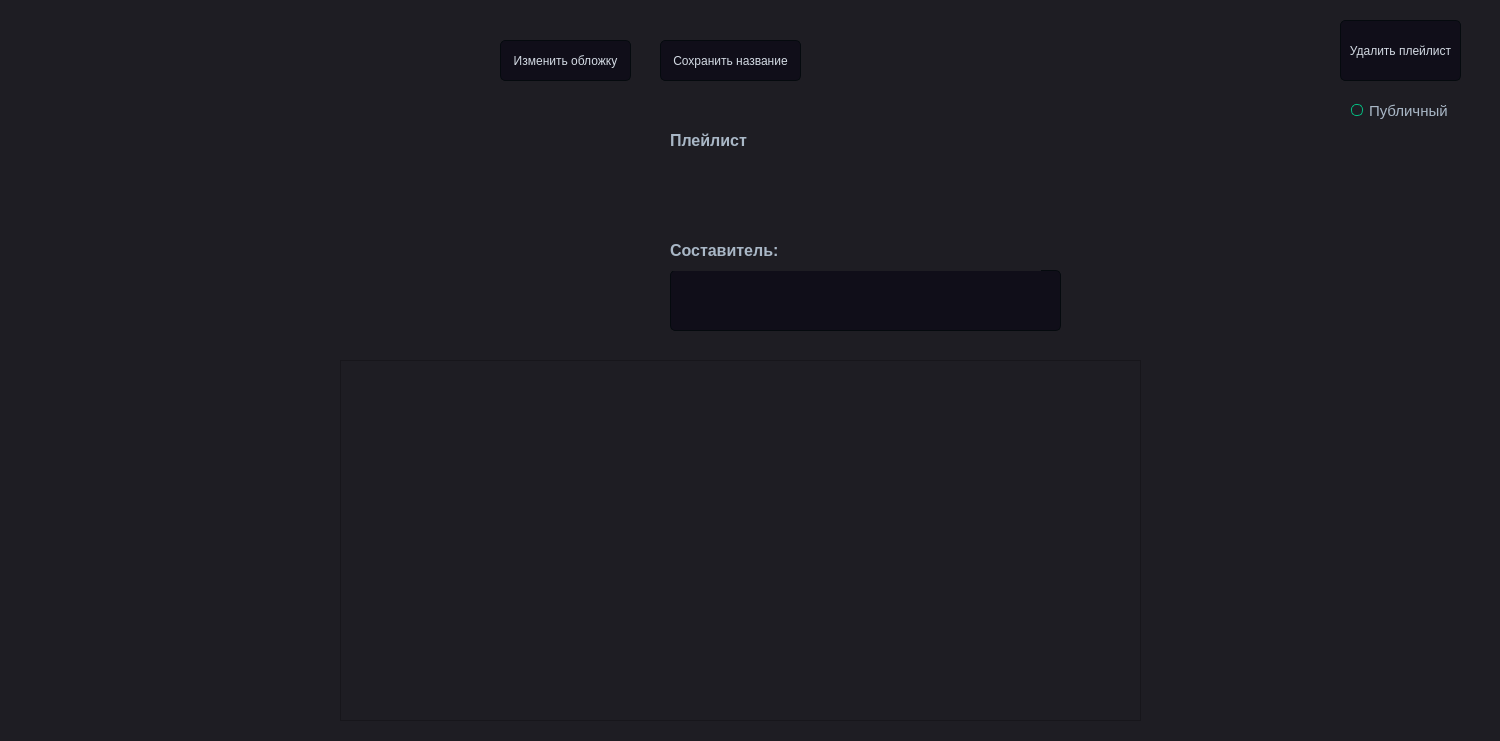
<?xml version="1.0" encoding="UTF-8"?>
<ui version="4.0">
 <class>PlaylistFragment</class>
 <widget class="QFrame" name="PlaylistFragment">
  <property name="geometry">
   <rect>
    <x>0</x>
    <y>0</y>
    <width>1500</width>
    <height>741</height>
   </rect>
  </property>
  <property name="minimumSize">
   <size>
    <width>1500</width>
    <height>741</height>
   </size>
  </property>
  <property name="maximumSize">
   <size>
    <width>1500</width>
    <height>741</height>
   </size>
  </property>
  <property name="windowTitle">
   <string>Frame</string>
  </property>
  <property name="styleSheet">
   <string notr="true">QFrame {
	background-color:#1e1d23;
}
QWidget {
	background-color:#1e1d23;
}
QMainWindow {
	background-color:#1e1d23;
}
QDialog {
	background-color:#1e1d23;
}
QColorDialog {
	background-color:#1e1d23;
}
QTextEdit {
	background-color:#1e1d23;
	color: #a9b7c6;
}
QPlainTextEdit {
	selection-background-color:#007b50;
	background-color:#1e1d23;
	border-style: solid;
	border-top-color: transparent;
	border-right-color: transparent;
	border-left-color: transparent;
	border-bottom-color: transparent;
	border-width: 1px;
	color: #a9b7c6;
}
QPushButton{
	border-style: solid;
	border-top-color: transparent;
	border-right-color: transparent;
	border-left-color: transparent;
	border-bottom-color: transparent;
	border-width: 1px;
	border-style: solid;
	color: #a9b7c6;
	padding: 2px;
	background-color: #1e1d23;
}
QPushButton::default{
	border-style: inset;
	border-top-color: transparent;
	border-right-color: transparent;
	border-left-color: transparent;
	border-bottom-color: #04b97f;
	border-width: 1px;
	color: #a9b7c6;
	padding: 2px;
	background-color: #1e1d23;
}
QToolButton {
	border-style: solid;
	border-top-color: transparent;
	border-right-color: transparent;
	border-left-color: transparent;
	border-bottom-color: #04b97f;
	border-bottom-width: 1px;
	border-style: solid;
	color: #a9b7c6;
	padding: 2px;
	background-color: #1e1d23;
}
QToolButton:hover{
	border-style: solid;
	border-top-color: transparent;
	border-right-color: transparent;
	border-left-color: transparent;
	border-bottom-color: #37efba;
	border-bottom-width: 2px;
	border-style: solid;
	color: #FFFFFF;
	padding-bottom: 1px;
	background-color: #1e1d23;
}
QPushButton:hover{
	border-style: solid;
	border-top-color: transparent;
	border-right-color: transparent;
	border-left-color: transparent;
	border-bottom-color: #37efba;
	border-bottom-width: 1px;
	border-style: solid;
	color: #FFFFFF;
	padding-bottom: 2px;
	background-color: #1e1d23;
}
QPushButton:pressed{
	border-style: solid;
	border-top-color: transparent;
	border-right-color: transparent;
	border-left-color: transparent;
	border-bottom-color: #37efba;
	border-bottom-width: 2px;
	border-style: solid;
	color: #37efba;
	padding-bottom: 1px;
	background-color: #1e1d23;
}
QPushButton:disabled{
	border-style: solid;
	border-top-color: transparent;
	border-right-color: transparent;
	border-left-color: transparent;
	border-bottom-color: #808086;
	border-bottom-width: 2px;
	border-style: solid;
	color: #808086;
	padding-bottom: 1px;
	background-color: #1e1d23;
}
QLineEdit {
	border-width: 1px; border-radius: 4px;
	border-color: rgb(58, 58, 58);
	border-style: inset;
	padding: 0 8px;
	color: #a9b7c6;
	background:#1e1d23;
	selection-background-color:#007b50;
	selection-color: #FFFFFF;
}
QLabel {
	color: #a9b7c6;
}
QLCDNumber {
	color: #37e6b4;
}
QProgressBar {
	text-align: center;
	color: rgb(240, 240, 240);
	border-width: 1px; 
	border-radius: 10px;
	border-color: rgb(58, 58, 58);
	border-style: inset;
	background-color:#1e1d23;
}
QProgressBar::chunk {
	background-color: #04b97f;
	border-radius: 5px;
}
QMenuBar {
	background-color: #1e1d23;
}
QMenuBar::item {
	color: #a9b7c6;
  	spacing: 3px;
  	padding: 1px 4px;
  	background: #1e1d23;
}

QMenuBar::item:selected {
  	background:#1e1d23;
	color: #FFFFFF;
}
QMenu::item:selected {
	border-style: solid;
	border-top-color: transparent;
	border-right-color: transparent;
	border-left-color: #04b97f;
	border-bottom-color: transparent;
	border-left-width: 2px;
	color: #FFFFFF;
	padding-left:15px;
	padding-top:4px;
	padding-bottom:4px;
	padding-right:7px;
	background-color: #1e1d23;
}
QMenu::item {
	border-style: solid;
	border-top-color: transparent;
	border-right-color: transparent;
	border-left-color: transparent;
	border-bottom-color: transparent;
	border-bottom-width: 1px;
	border-style: solid;
	color: #a9b7c6;
	padding-left:17px;
	padding-top:4px;
	padding-bottom:4px;
	padding-right:7px;
	background-color: #1e1d23;
}
QMenu{
	background-color:#1e1d23;
}
QTabWidget {
	color:rgb(0,0,0);
	background-color:#1e1d23;
}
QTabWidget::pane {
		border-color: rgb(77,77,77);
		background-color:#1e1d23;
		border-style: solid;
		border-width: 1px;
    	border-radius: 6px;
}
QTabBar::tab {
	border-style: solid;
	border-top-color: transparent;
	border-right-color: transparent;
	border-left-color: transparent;
	border-bottom-color: transparent;
	border-bottom-width: 1px;
	border-style: solid;
	color: #808086;
	padding: 3px;
	margin-left:3px;
	background-color: #1e1d23;
}
QTabBar::tab:selected, QTabBar::tab:last:selected, QTabBar::tab:hover {
  	border-style: solid;
	border-top-color: transparent;
	border-right-color: transparent;
	border-left-color: transparent;
	border-bottom-color: #04b97f;
	border-bottom-width: 2px;
	border-style: solid;
	color: #FFFFFF;
	padding-left: 3px;
	padding-bottom: 2px;
	margin-left:3px;
	background-color: #1e1d23;
}

QCheckBox {
	color: #a9b7c6;
	padding: 2px;
}
QCheckBox:disabled {
	color: #808086;
	padding: 2px;
}

QCheckBox:hover {
	border-radius:4px;
	border-style:solid;
	padding-left: 1px;
	padding-right: 1px;
	padding-bottom: 1px;
	padding-top: 1px;
	border-width:1px;
	border-color: rgb(87, 97, 106);
	background-color:#1e1d23;
}
QCheckBox::indicator:checked {

	height: 10px;
	width: 10px;
	border-style:solid;
	border-width: 1px;
	border-color: #04b97f;
	color: #a9b7c6;
	background-color: #04b97f;
}
QCheckBox::indicator:unchecked {

	height: 10px;
	width: 10px;
	border-style:solid;
	border-width: 1px;
	border-color: #04b97f;
	color: #a9b7c6;
	background-color: transparent;
}
QRadioButton {
	color: #a9b7c6;
	background-color: #1e1d23;
	padding: 1px;
}
QRadioButton::indicator:checked {
	height: 10px;
	width: 10px;
	border-style:solid;
	border-radius:5px;
	border-width: 1px;
	border-color: #04b97f;
	color: #a9b7c6;
	background-color: #04b97f;
}
QRadioButton::indicator:!checked {
	height: 10px;
	width: 10px;
	border-style:solid;
	border-radius:5px;
	border-width: 1px;
	border-color: #04b97f;
	color: #a9b7c6;
	background-color: transparent;
}
QStatusBar {
	color:#027f7f;
}
QSpinBox {
	color: #a9b7c6;	
	background-color: #1e1d23;
}
QDoubleSpinBox {
	color: #a9b7c6;	
	background-color: #1e1d23;
}
QTimeEdit {
	color: #a9b7c6;	
	background-color: #1e1d23;
}
QDateTimeEdit {
	color: #a9b7c6;	
	background-color: #1e1d23;
}
QDateEdit {
	color: #a9b7c6;	
	background-color: #1e1d23;
}
QComboBox {
	color: #a9b7c6;	
	background: #1e1d23;
}
QComboBox:editable {
	background: #1e1d23;
	color: #a9b7c6;
	selection-background-color: #1e1d23;
}
QComboBox QAbstractItemView {
	color: #a9b7c6;	
	background: #1e1d23;
	selection-color: #FFFFFF;
	selection-background-color: #1e1d23;
}
QComboBox:!editable:on, QComboBox::drop-down:editable:on {
	color: #a9b7c6;	
	background: #1e1d23;
}
QFontComboBox {
	color: #a9b7c6;	
	background-color: #1e1d23;
}
QToolBox {
	color: #a9b7c6;
	background-color: #1e1d23;
}
QToolBox::tab {
	color: #a9b7c6;
	background-color: #1e1d23;
}
QToolBox::tab:selected {
	color: #FFFFFF;
	background-color: #1e1d23;
}
QScrollArea {
	color: #FFFFFF;
	background-color: #1e1d23;
}
QSlider::groove:horizontal {
	height: 5px;
	background: #04b97f;
}
QSlider::groove:vertical {
	width: 5px;
	background: #04b97f;
}
QSlider::handle:horizontal {
	background: qlineargradient(x1:0, y1:0, x2:1, y2:1, stop:0 #b4b4b4, stop:1 #8f8f8f);
	border: 1px solid #5c5c5c;
	width: 14px;
	margin: -5px 0;
	border-radius: 7px;
}
QSlider::handle:vertical {
	background: qlineargradient(x1:1, y1:1, x2:0, y2:0, stop:0 #b4b4b4, stop:1 #8f8f8f);
	border: 1px solid #5c5c5c;
	height: 14px;
	margin: 0 -5px;
	border-radius: 7px;
}
QSlider::add-page:horizontal {
    background: white;
}
QSlider::add-page:vertical {
    background: white;
}
QSlider::sub-page:horizontal {
    background: #04b97f;
}
QSlider::sub-page:vertical {
    background: #04b97f;
}

QPushButton{
	border-style: solid;
	border-color: #050a0e;
	border-width: 1px;
	border-radius: 5px;
	color: #d3dae3;
	padding: 2px;
	background-color: #100E19;
}
QPushButton::default{
	border-style: solid;
	border-color: #050a0e;
	border-width: 1px;
	border-radius: 5px;
	color: #FFFFFF;
	padding: 2px;
	background-color: #151a1e;
}
QPushButton:hover{
	border-style: solid;
	border-top-color: qlineargradient(spread:pad, x1:0, y1:1, x2:1, y2:1, stop:0 #C0DB50, stop:0.4 #C0DB50, stop:0.5 #100E19, stop:1 #100E19);
    border-bottom-color: qlineargradient(spread:pad, x1:0, y1:1, x2:1, y2:1, stop:0 #100E19, stop:0.5 #100E19, stop:0.6 #C0DB50, stop:1 #C0DB50);
    border-left-color: qlineargradient(spread:pad, x1:0, y1:0, x2:0, y2:1, stop:0 #C0DB50, stop:0.3 #C0DB50, stop:0.7 #100E19, stop:1 #100E19);
    border-right-color: qlineargradient(spread:pad, x1:0, y1:1, x2:0, y2:0, stop:0 #C0DB50, stop:0.3 #C0DB50, stop:0.7 #100E19, stop:1 #100E19);
	border-width: 2px;
    border-radius: 1px;
	color: #d3dae3;
	padding: 2px;
}
QPushButton:pressed{
	border-style: solid;
	border-top-color: qlineargradient(spread:pad, x1:0, y1:1, x2:1, y2:1, stop:0 #d33af1, stop:0.4 #d33af1, stop:0.5 #100E19, stop:1 #100E19);
    border-bottom-color: qlineargradient(spread:pad, x1:0, y1:1, x2:1, y2:1, stop:0 #100E19, stop:0.5 #100E19, stop:0.6 #d33af1, stop:1 #d33af1);
    border-left-color: qlineargradient(spread:pad, x1:0, y1:0, x2:0, y2:1, stop:0 #d33af1, stop:0.3 #d33af1, stop:0.7 #100E19, stop:1 #100E19);
    border-right-color: qlineargradient(spread:pad, x1:0, y1:1, x2:0, y2:0, stop:0 #d33af1, stop:0.3 #d33af1, stop:0.7 #100E19, stop:1 #100E19);
	border-width: 2px;
    border-radius: 1px;
	color: #d3dae3;
	padding: 2px;
}</string>
  </property>
  <widget class="QLabel" name="l_Cover">
   <property name="geometry">
    <rect>
     <x>420</x>
     <y>120</y>
     <width>200</width>
     <height>200</height>
    </rect>
   </property>
   <property name="text">
    <string/>
   </property>
  </widget>
  <widget class="QPushButton" name="pb_user">
   <property name="geometry">
    <rect>
     <x>670</x>
     <y>270</y>
     <width>391</width>
     <height>61</height>
    </rect>
   </property>
   <property name="font">
    <font>
     <family>Segoe UI Black</family>
     <pointsize>12</pointsize>
     <weight>75</weight>
     <bold>true</bold>
    </font>
   </property>
   <property name="styleSheet">
    <string notr="true"/>
   </property>
   <property name="text">
    <string/>
   </property>
  </widget>
  <widget class="QScrollArea" name="scrollArea">
   <property name="geometry">
    <rect>
     <x>340</x>
     <y>360</y>
     <width>801</width>
     <height>361</height>
    </rect>
   </property>
   <property name="widgetResizable">
    <bool>true</bool>
   </property>
   <widget class="QWidget" name="scrollAreaWidgetContents">
    <property name="geometry">
     <rect>
      <x>0</x>
      <y>0</y>
      <width>799</width>
      <height>359</height>
     </rect>
    </property>
   </widget>
  </widget>
  <widget class="QPushButton" name="pb_changeCover">
   <property name="geometry">
    <rect>
     <x>500</x>
     <y>40</y>
     <width>131</width>
     <height>41</height>
    </rect>
   </property>
   <property name="text">
    <string>Изменить обложку</string>
   </property>
  </widget>
  <widget class="QPushButton" name="pb_remove">
   <property name="geometry">
    <rect>
     <x>1340</x>
     <y>20</y>
     <width>121</width>
     <height>61</height>
    </rect>
   </property>
   <property name="text">
    <string>Удалить плейлист</string>
   </property>
  </widget>
  <widget class="QPushButton" name="pb_changeName">
   <property name="geometry">
    <rect>
     <x>660</x>
     <y>40</y>
     <width>141</width>
     <height>41</height>
    </rect>
   </property>
   <property name="text">
    <string>Сохранить название</string>
   </property>
  </widget>
  <widget class="QLineEdit" name="LE_name">
   <property name="geometry">
    <rect>
     <x>670</x>
     <y>180</y>
     <width>371</width>
     <height>41</height>
    </rect>
   </property>
   <property name="font">
    <font>
     <family>Segoe UI Black</family>
     <pointsize>12</pointsize>
     <weight>75</weight>
     <bold>true</bold>
    </font>
   </property>
   <property name="styleSheet">
    <string notr="true">border: none</string>
   </property>
  </widget>
  <widget class="QRadioButton" name="RB_Public">
   <property name="geometry">
    <rect>
     <x>1350</x>
     <y>100</y>
     <width>141</width>
     <height>21</height>
    </rect>
   </property>
   <property name="font">
    <font>
     <pointsize>11</pointsize>
    </font>
   </property>
   <property name="text">
    <string>Публичный</string>
   </property>
  </widget>
  <widget class="QLabel" name="label">
   <property name="geometry">
    <rect>
     <x>670</x>
     <y>230</y>
     <width>371</width>
     <height>41</height>
    </rect>
   </property>
   <property name="font">
    <font>
     <family>Segoe UI</family>
     <pointsize>12</pointsize>
     <weight>75</weight>
     <bold>true</bold>
    </font>
   </property>
   <property name="text">
    <string>Составитель:</string>
   </property>
  </widget>
  <widget class="QLabel" name="label_2">
   <property name="geometry">
    <rect>
     <x>670</x>
     <y>120</y>
     <width>371</width>
     <height>41</height>
    </rect>
   </property>
   <property name="font">
    <font>
     <family>Segoe UI</family>
     <pointsize>12</pointsize>
     <weight>75</weight>
     <bold>true</bold>
    </font>
   </property>
   <property name="text">
    <string>Плейлист</string>
   </property>
  </widget>
 </widget>
 <resources/>
 <connections/>
</ui>
